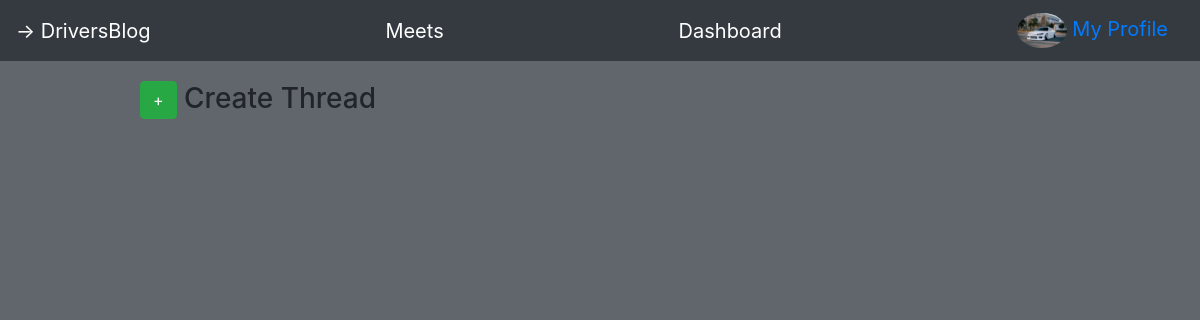
The app's page /discussions (signed in), older data.
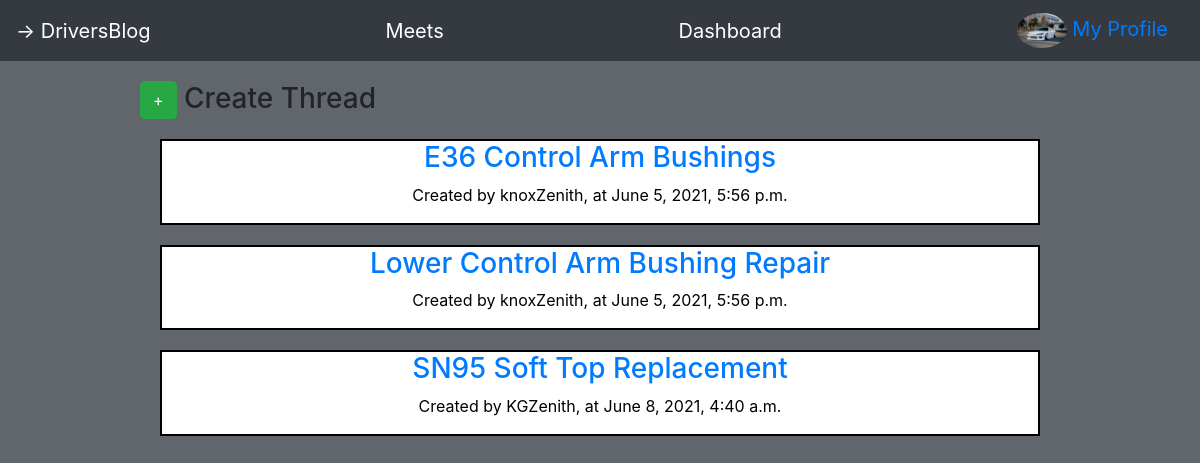
The same page, newer data.
### users_app/models.py (models this page shows)
class Thread(models.Model):
    id = models.AutoField(primary_key=True)
    title = models.CharField(max_length=50)
    content = models.CharField(max_length=260, null=True)
    year = models.IntegerField(null=True)
    make = models.CharField(null=True, max_length=25)
    model = models.CharField(null=True, max_length=25)
    creator = models.ForeignKey(User, related_name="threads", on_delete=models.CASCADE, null=True)
    created_at = models.DateTimeField(auto_now_add=True)
    objects= ThreadManager()

class User(models.Model):
    id = models.AutoField(primary_key=True)
    user_name = models.CharField(max_length=50)
    email = models.CharField(max_length=200)
    password = models.CharField(max_length=200)
    pfp = models.ImageField(upload_to='img/', default='/img/pfp.png')
    created_at = models.DateTimeField(auto_now_add=True)
    updated_at = models.DateTimeField(auto_now=True)
    objects = UserManager()

### users_app/views.py (the view)
# urls.py: path('discussions', views.discussionsHome),
def discussionsHome(request):
    context = {
        "threads": Thread.objects.all(),
        "user": User.objects.get(id=request.session['user_id'])
    }
    return render(request, 'discussion_home.html', context)

### users_app/templates/discussion_home.html (shortened to what this page needs)
<!DOCTYPE html>
<html lang="en">
<head>
    {% load static %}
    <link rel="stylesheet" href="{% static 'css/style.css' %}">
    <link rel="stylesheet" href="https://stackpath.bootstrapcdn.com/bootstrap/4.3.1/css/bootstrap.min.css">
</head>
<body id="pageBody">
    <nav class="navbar navbar-dark bg-dark">
        <span class="navbar-brand">	&#8594; DriversBlog</span>
        <a href="/meets" class='navbar-brand'>Meets</a>
        <a href="/dashboard" class="navbar-brand">Dashboard</a>
        <span class="navbar-brand"><a href="/profile" id="profileLink"><img class="rounded-circle" src="{{user.pfp.url}}" height="35px" width="50px" alt=""> My Profile</span></a>
    </nav>
    <div id="threadWall">
       <span>
          <h3> <a class="btn btn-success"href="/discussions/new">+</a> Create Thread</h3>
       </span>
        {% for thread in threads %}
            <div id="thread">
                <h3><a href="/discussions/{{ thread.id }}">{{ thread.title }}</a></h3>
                <p>Created by {{ thread.creator.user_name }}, at {{ thread.created_at }}</p>
            </div>
        {% endfor %}
    </div>
</body>
</html>

Row changes from the older to the newer data that the page shows:
added Thread: title "E36 Control Arm Bushings", creator.user_name "knoxZenith", created_at "June 5, 2021, 5:56 p.m."
added Thread: title "Lower Control Arm Bushing Repair", creator.user_name "knoxZenith", created_at "June 5, 2021, 5:56 p.m."
added Thread: title "SN95 Soft Top Replacement", creator.user_name "KGZenith", created_at "June 8, 2021, 4:40 a.m."
